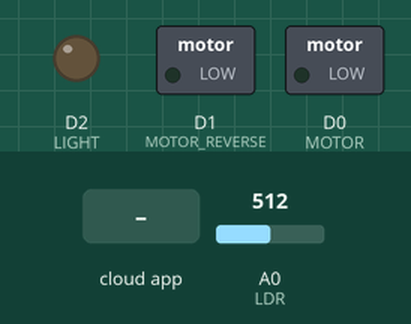
This sketch was run on a simulated ESP8266 (NodeMCU). Parts: switched loads named in the sketch (green lamp = pin HIGH), output pins drawn as LEDs (lit = HIGH). The test bench sets the inputs (shaded band); at power-on: A0 (LDR) = 512. WiFi joins after 1.5 s; servers stay silent unless stated; what the sketch prints to the serial monitor is not drawn.

Above: at 3.1 s.
3.2 s: the phone or cloud app sets cleaning to 1
At 6.2 s:
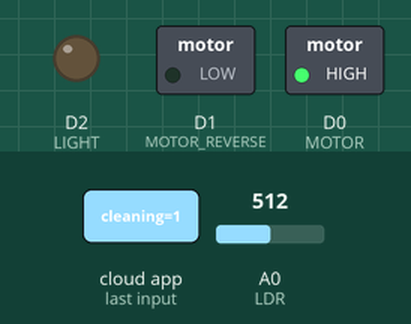
6.7 s: the phone or cloud app sets is_lights_on to 1
At 7.3 s:
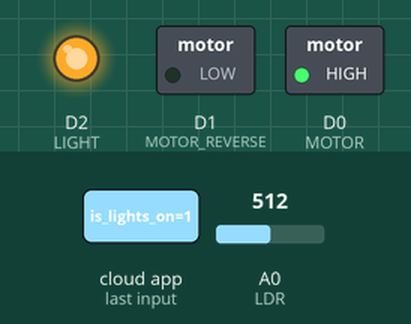
8.2 s: the phone or cloud app sets cleaning to 0
At 9.7 s:
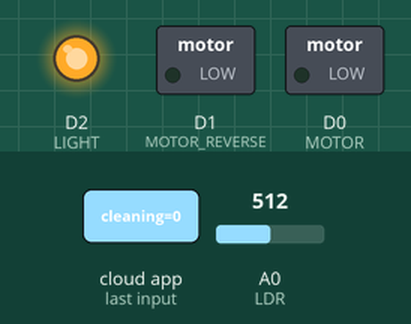
11.2 s: the phone or cloud app sets is_lights_on to 0
At 11.9 s:
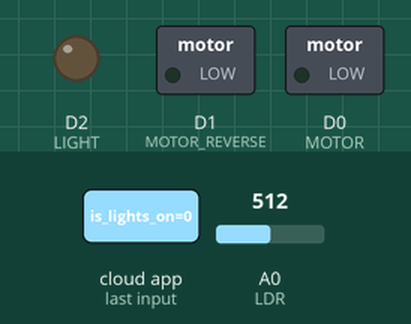
Timing chart, 0 to 14.2 s (numbered marks = the images above; inputs shaded):
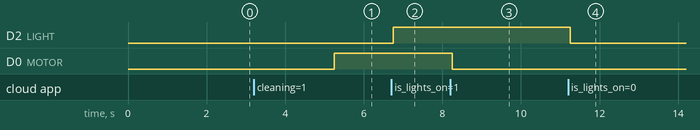

The sketch:

spf_board_3.ino
```cpp
#if defined(ESP32)
#include <WiFi.h>
#elif defined(ESP8266)
#include <ESP8266WiFi.h>
#endif
#include <Firebase_ESP_Client.h>
#include "addons/TokenHelper.h"
#include "addons/RTDBHelper.h"

// WIFI
#define WIFI_SSID "Elshaarawy_2.4G"
#define WIFI_PASSWORD "123flowbase123"

// firebase paramters
#define API_KEY "AIzaSyBawpvLIAaC2pWVgTCKl-Wx3F_5Fpk50t0"
#define DATABASE_URL "https://fir-p-f-b0543-default-rtdb.europe-west1.firebasedatabase.app/" //<databaseName>.firebaseio.com or <databaseName>.<region>.firebasedatabase.app

// firebase auth user emial and password
#define USER_EMAIL "user@test.com"
#define USER_PASSWORD "123456"

//Define Firebase auth and config
FirebaseAuth auth;
FirebaseConfig config;
FirebaseData brightnessDO;
FirebaseData motorStream;
FirebaseData lightStream;
FirebaseData fan4Stream;


// motor pins
#define MOTOR  D0 // cleaning 1
#define MOTOR_REVERSE  D1 // cleaning -1 and 0 stop (observe)
// light pin
#define LIGHT   D2 // lights/is_lights_on (observe)
#define FAN4   D3 // ventilation/is_fan4_on (observe)
#define LDR    A0 // lights/brightness(report)
void setup()
{
  Serial.begin(9600);
  initPins();
  connectToWiFi();
  connectToFirebase();
  beginStreaming();
}

void loop() {
  if(Firebase.ready()){
    reportBrightness();
    delay(3000);
  }

}

void initPins()
{
  pinMode (MOTOR,OUTPUT);
  pinMode (MOTOR_REVERSE,OUTPUT);
  pinMode (LIGHT,OUTPUT);
  pinMode (LDR,INPUT);

}

void connectToWiFi()
{
  WiFi.begin(WIFI_SSID, WIFI_PASSWORD);
  Serial.print("Connecting to Wi-Fi");
  while (WiFi.status() != WL_CONNECTED)
  {
    Serial.print(".");
    delay(300);
  }
  Serial.println();
  Serial.print("Connected with IP: ");
  Serial.println(WiFi.localIP());
  Serial.println();
}

void connectToFirebase()
{
  Serial.printf("Firebase Client v%s\n\n", FIREBASE_CLIENT_VERSION);
  config.api_key = API_KEY;
  auth.user.email = USER_EMAIL;
  auth.user.password = USER_PASSWORD;
  config.database_url = DATABASE_URL;
  config.token_status_callback = tokenStatusCallback; //see addons/TokenHelper.h
  Firebase.begin(&config, &auth);
  Firebase.reconnectWiFi(true);
}

// Brightness
void reportBrightness(){
  String value = getBrightnessLevel();
  bool isOk =Firebase.RTDB.setString(&brightnessDO, "/lights/brightness", value);
  Serial.println(isOk?"Brightness Reported":brightnessDO.errorReason().c_str());
}
String getBrightnessLevel()
{
  float value = analogRead(LDR);
  return String(value/1023);
}

void beginStreaming(){
  if (!Firebase.RTDB.beginStream(&motorStream, "/cleaning")){
    Serial.printf("motor sream begin error, %s\n\n", motorStream.errorReason().c_str());
  }
  Firebase.RTDB.setStreamCallback(&motorStream, motorCallback, motorStreamTimeoutCallback);

  if (!Firebase.RTDB.beginStream(&lightStream, "/lights/is_lights_on")){
    Serial.printf("light sream begin error, %s\n\n", lightStream.errorReason().c_str());
  }
  Firebase.RTDB.setStreamCallback(&lightStream, lightsCallback, lightsStreamTimeoutCallback);


  if (!Firebase.RTDB.beginStream(&fan4Stream, "/ventilation/is_fan4_on")){
    Serial.printf("fan4 begin error, %s\n\n", fan4Stream.errorReason().c_str());
  }
  Firebase.RTDB.setStreamCallback(&fan4Stream, fan4Callback, fan4StreamTimeoutCallback);

}
////////////////////////////////////////////////////////////////////////////////
///////////////////////////////////////MOTOR////////////////////////////////////
////////////////////////////////////////////////////////////////////////////////
void motorCallback(FirebaseStream data)
{
  int flag = data.intData();
  if(flag==1){
     Serial.println("MOTOR Forward");
    digitalWrite(MOTOR_REVERSE, LOW);
    delay(2000);
    digitalWrite(MOTOR, HIGH);
  }else if(flag==-1){
    Serial.println("MOTOR Backward");
    digitalWrite(MOTOR, LOW);
    delay(2000);
    digitalWrite(MOTOR_REVERSE, HIGH);
  }else{
    Serial.println("MOTOR STOP");
    digitalWrite(MOTOR, LOW);
    digitalWrite(MOTOR_REVERSE, LOW);
  }
}

void motorStreamTimeoutCallback(bool timeout)
{
  if (timeout)
    Serial.println("Motor stream timeout, resuming...\n");
}
////////////////////////////////////////////////////////////////////////////////
///////////////////////////////////////LIGHTS////////////////////////////////////
////////////////////////////////////////////////////////////////////////////////
void lightsCallback(FirebaseStream data)
{
  int isOn = data.boolData();
  Serial.println(isOn?"LIGHT IS ON":"LIGHT IS OFF");
  digitalWrite(LIGHT, isOn?HIGH:LOW);
}

void lightsStreamTimeoutCallback(bool timeout)
{
  if (timeout)
    Serial.println("lights stream timeout, resuming...\n");
}
////////////////////////////////////////////////////////////////////////////////
///////////////////////////////////////FAN4////////////////////////////////////
////////////////////////////////////////////////////////////////////////////////
void fan4Callback(FirebaseStream data)
{
  int isOn = data.boolData();
  Serial.println(isOn?"FAN4 IS ON":"FAN4 IS OFF");
  digitalWrite(FAN4, isOn?HIGH:LOW);
}

void fan4StreamTimeoutCallback(bool timeout)
{
  if (timeout)
    Serial.println("Fan4 stream timeout, resuming...\n");
}
```

Measured:
- after the input at 3.2 s, D0 (MOTOR): LOW → HIGH after 2.1 s
- after the input at 6.7 s, D2 (LIGHT): LOW → HIGH after 0.05 s
- after the input at 8.2 s, D0 (MOTOR): HIGH → LOW after 0.05 s
- after the input at 11.2 s, D2 (LIGHT): HIGH → LOW after 0.05 s
